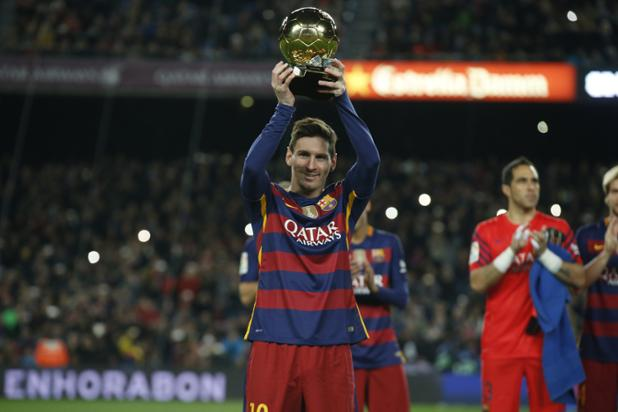
#> input picture messi5.jpg, 618 x 412 px
$ python splitImageIntoRegions.py
#> lines starting #> are read from the running program, lines starting #| are printed output that depends on the picture
import matplotlib.pyplot as plt
import matplotlib.image as img
import numpy as np
from operator import add
from functools import reduce
import cv2

img = cv2.imread('messi5.jpg', 1)
#> img is the input picture: shape (412, 618, 3); mean B, G, R 51.1, 51.8, 62.4
img.shape

def split4(img):
    half_split = np.array_split(img, 2)
    res = map(lambda x: np.array_split(x, 2, axis=1), half_split)
    return reduce(add, res)

def concatenate4(north_west, north_east, south_west, south_east):
    top = np.concatenate((north_west, north_east), axis=1)
    bottom = np.concatenate((south_west, south_east), axis=1)
    return np.concatenate((top, bottom), axis=0)

def calculate_mean(img):
    return np.mean(img, axis=(0, 1))

def checkEqual(myList):
    first=myList[0]
    return all((x==first).all() for x in myList)


class QuadTree:

    def insert(self, img, level=0):
#> called with level = 0
        self.level = level
        self.mean = calculate_mean(img).astype(int)
#> self.mean = [51, 51, 62]
        self.resolution = (img.shape[0], img.shape[1])
#> self.resolution = (412, 618)
        self.final = True

        if not checkEqual(img):
#> in checkEqual, `first=myList[0]`: first = 618 rows, first 8: [26, 26, 20], [27, 27, 21], [29, 29, 23], [31, 31, 25], [32, 32, 26], [33, 33, 27], [34, 34, 28], [34, 34, 28]
            split_img = split4(img)
#> in split4, `half_split = np.array_split(img, 2)`: half_split = 2 items
#> split_img = 4 items

            self.final = False
            self.north_west = QuadTree().insert(split_img[0], level + 1)
#> call 2 of insert, with level = 1
#> in insert (call 2), `self.mean = calculate_mean(img).astype(int)`: self.mean = [36, 37, 34]
#> in insert (call 2), `self.mean = calculate_mean(img).astype(int)`:
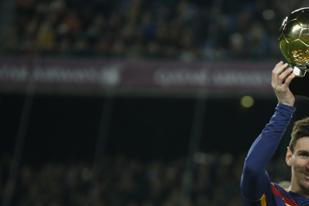
#> img: shape (206, 309, 3); mean B, G, R 36.8, 37.6, 34.7
#> in checkEqual (call 2), `first=myList[0]`: first = 309 rows, first 8: [26, 26, 20], [27, 27, 21], [29, 29, 23], [31, 31, 25], [32, 32, 26], [33, 33, 27], [34, 34, 28], [34, 34, 28]
#> call 3 of insert, with level = 2
#> in insert (call 3), `self.mean = calculate_mean(img).astype(int)`: self.mean = [38, 39, 37]
#> in insert (call 3), `self.mean = calculate_mean(img).astype(int)`:
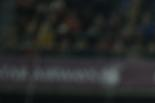
#> img: shape (103, 155, 3); mean B, G, R 38.9, 39.6, 37.5
#> in checkEqual (call 3), `first=myList[0]`: first = 155 rows, first 8: [26, 26, 20], [27, 27, 21], [29, 29, 23], [31, 31, 25], [32, 32, 26], [33, 33, 27], [34, 34, 28], [34, 34, 28]
#> in checkEqual (call 4), `first=myList[0]`: first = 78 rows, first 8: [26, 26, 20], [27, 27, 21], [29, 29, 23], [31, 31, 25], [32, 32, 26], [33, 33, 27], [34, 34, 28], [34, 34, 28]
#> in insert (call 5), `self.mean = calculate_mean(img).astype(int)`: self.mean = [27, 29, 26]
#> in insert (call 5), `self.mean = calculate_mean(img).astype(int)`:
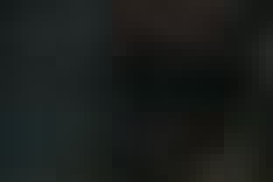
#> img: shape (26, 39, 3) (shown 7 times larger); mean B, G, R 27.6, 29.7, 26.2
#> in checkEqual (call 5), `first=myList[0]`: first = 39 rows, first 8: [26, 26, 20], [27, 27, 21], [29, 29, 23], [31, 31, 25], [32, 32, 26], [33, 33, 27], [34, 34, 28], [34, 34, 28]
#> in checkEqual (call 6), `first=myList[0]`: first = 20 rows, first 8: [26, 26, 20], [27, 27, 21], [29, 29, 23], [31, 31, 25], [32, 32, 26], [33, 33, 27], [34, 34, 28], [34, 34, 28]
            self.north_east = QuadTree().insert(split_img[1], level + 1)
            self.south_west = QuadTree().insert(split_img[2], level + 1)
            self.south_east = QuadTree().insert(split_img[3], level + 1)

        return self

    def get_image(self, level):
        if (self.final or self.level == level):
            return np.tile(self.mean, (self.resolution[0], self.resolution[1], 1))

        return concatenate4(
            self.north_west.get_image(level),
            self.north_east.get_image(level),
            self.south_west.get_image(level),
            self.south_east.get_image(level))


quadtree = QuadTree().insert(img)
for i in range(7, 10):
    plt.imshow(quadtree.get_image(i))
    plt.show()
#> this loop made 3 passes
#> pass 1, in concatenate4 (call 170), `top = np.concatenate((north_west, north_east), axis=1)`:
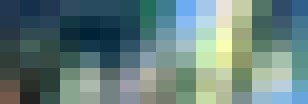
#> top: shape (26, 77, 3) int64 (shown 4 times larger); mean of channels 0, 1, 2 29.2, 29.5, 25.7; drawn with min black and max white
#> pass 1, in concatenate4 (call 170), `bottom = np.concatenate((south_west, south_east), axis=1)`:
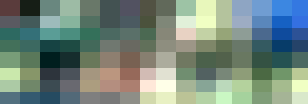
#> bottom: shape (26, 77, 3) int64 (shown 4 times larger); mean of channels 0, 1, 2 31.7, 33.1, 30.5; drawn with min black and max white
#> pass 1, `plt.show()`:
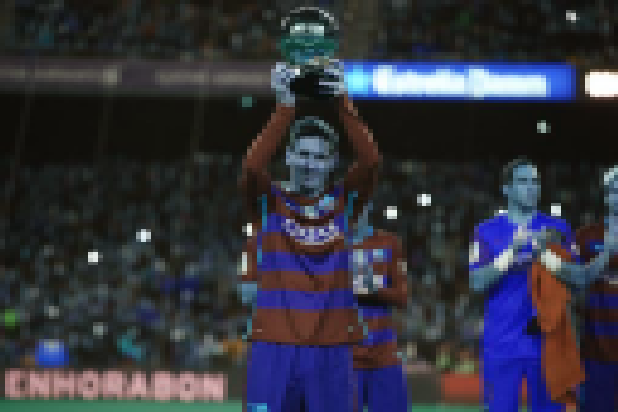
#> shown: shape (412, 618, 3); mean R, G, B 50.7, 51.4, 61.9
#> pass 2, `plt.show()`:
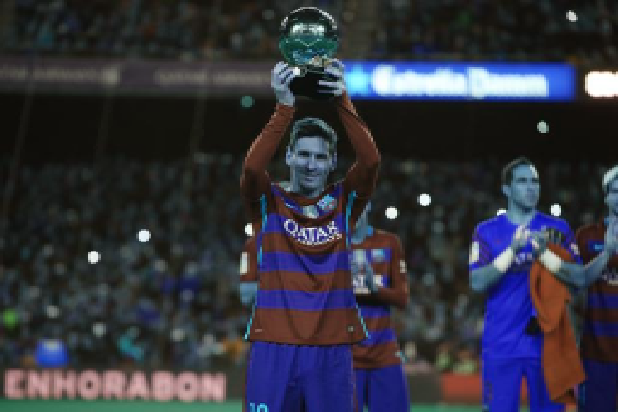
#> shown: shape (412, 618, 3); mean R, G, B 50.8, 51.5, 62
